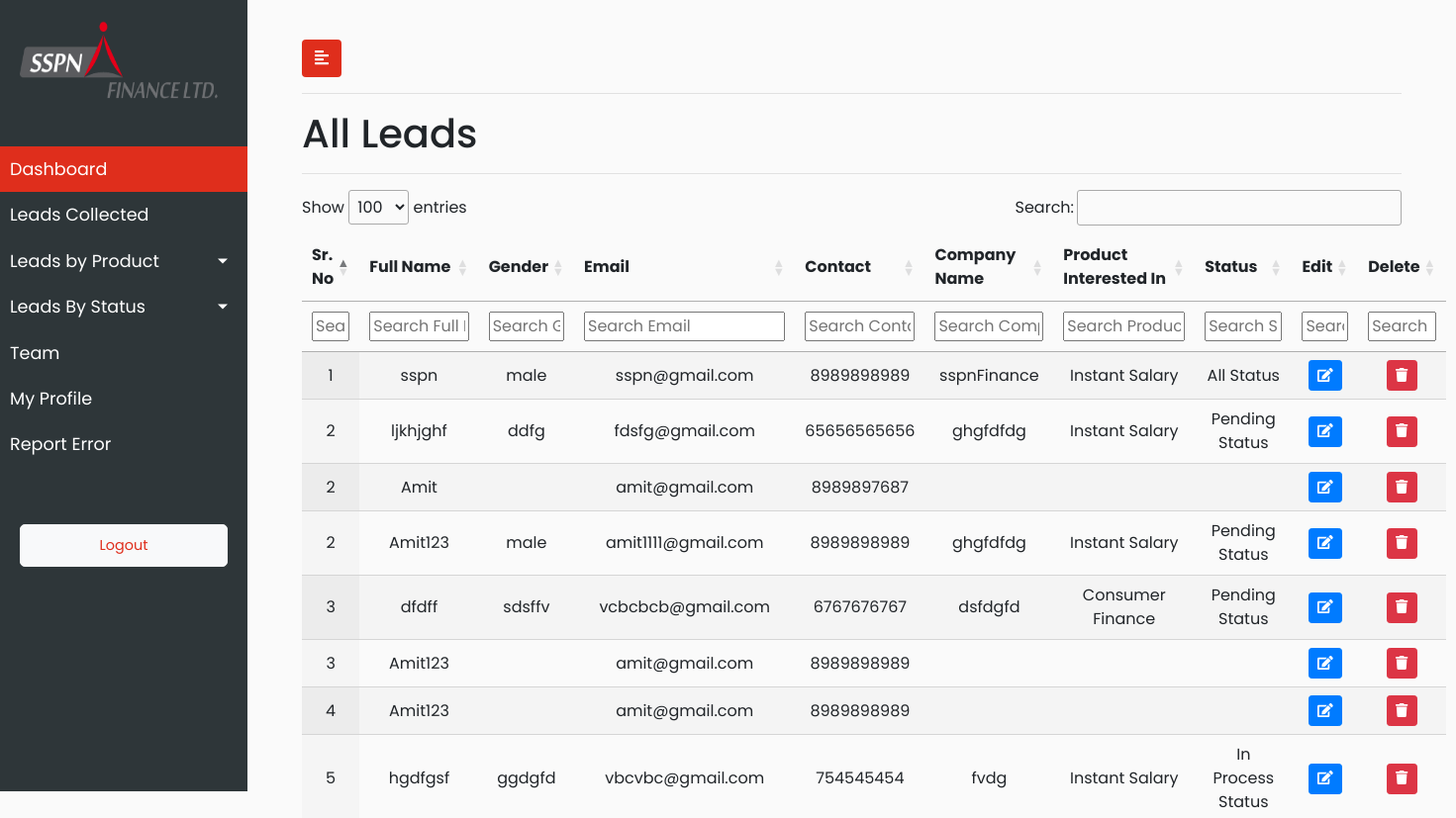
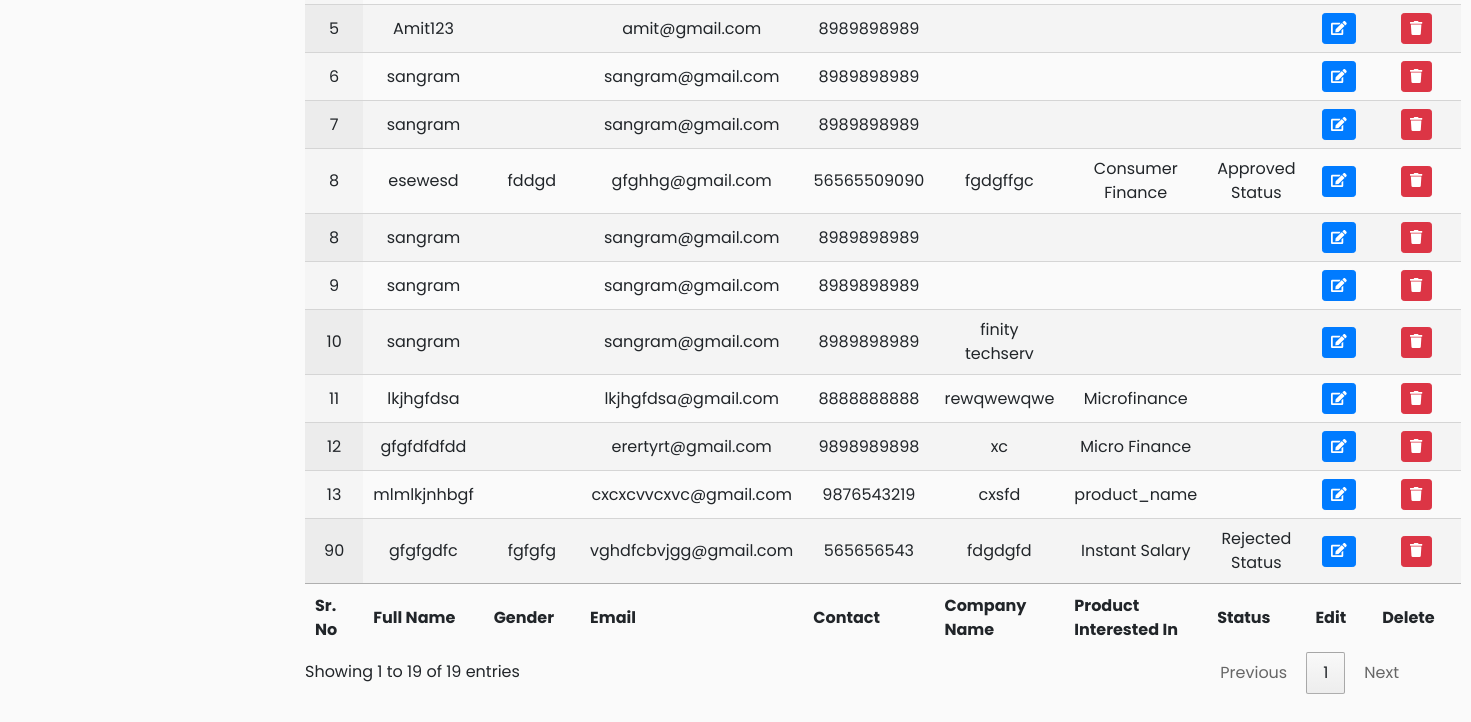
The app's page /leads_collected/, older data (2 pictures, top to bottom).
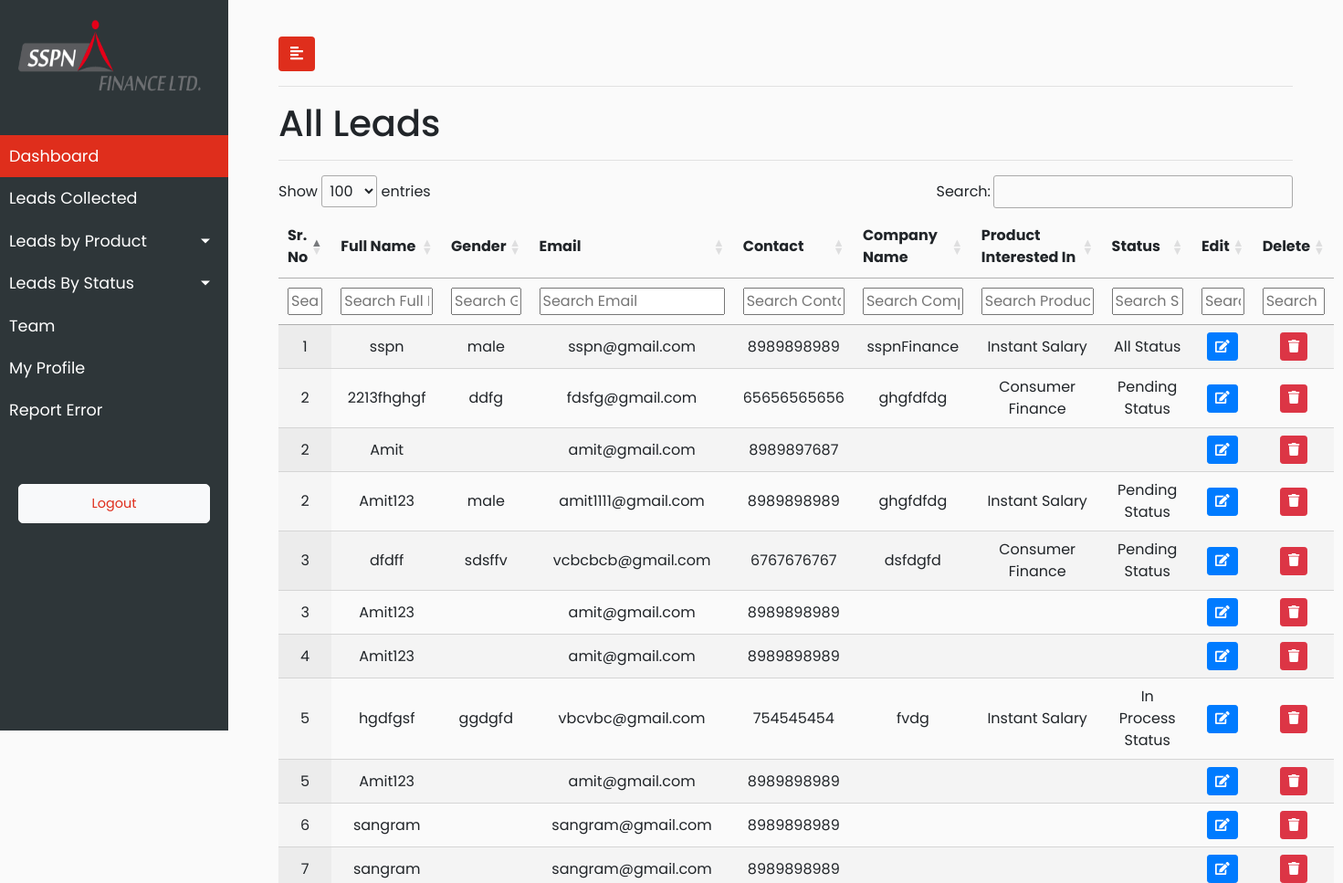
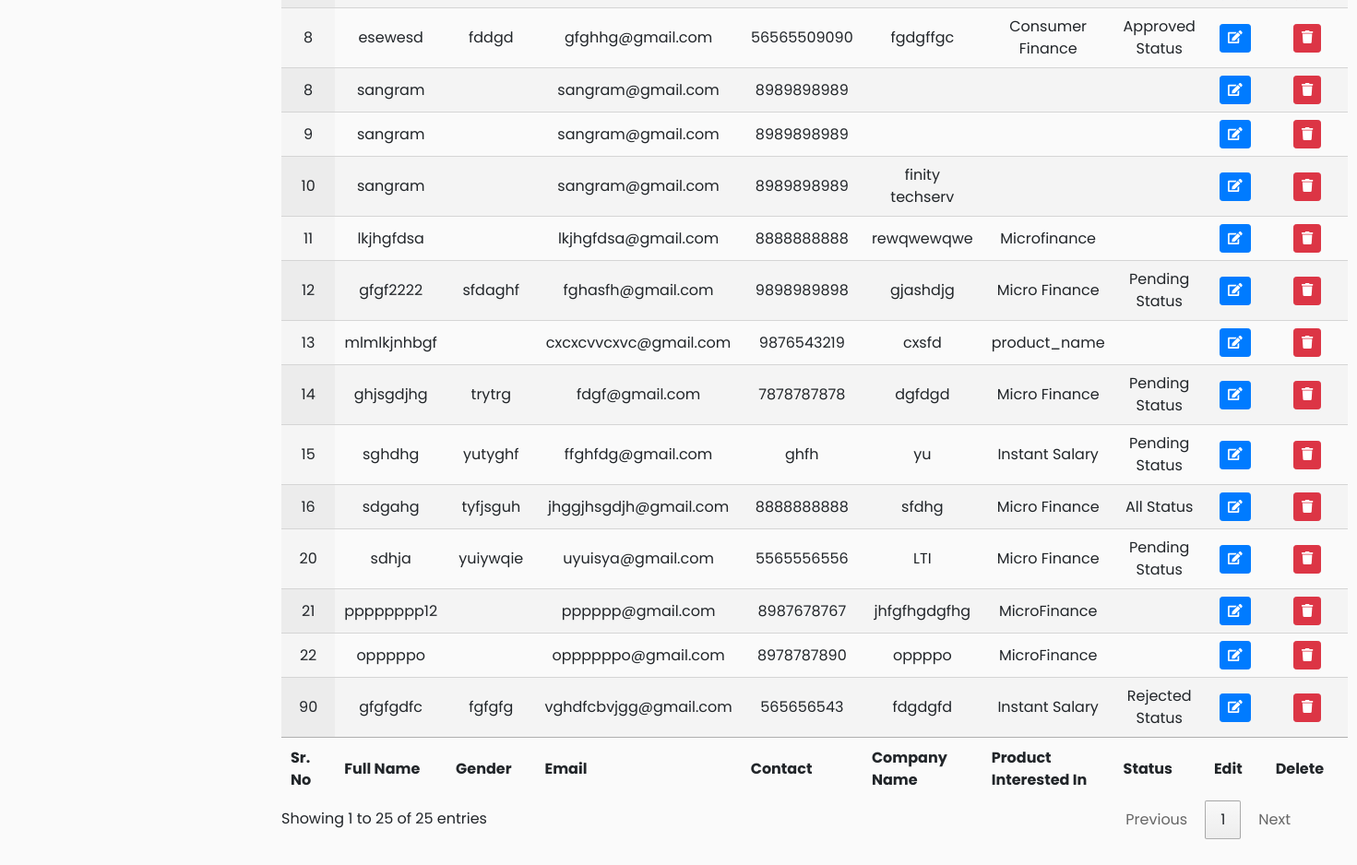
The same page, newer data (2 pictures, top to bottom).
### sspn_lead_manager_app/models.py (models this page shows, shortened)
class AllLeads(models.Model):
        city_choices=(('Mumbai','Mumbai'),
        ('Delhi','Delhi'),
        ('Banglore','Banglore'),
        ('Pune','Pune'),
        ('Ahmedabad','Ahmedabad'),
        ('Other','Other'))
        profession_type_choices=(('Salaried','Salaried'),
                        ('Business','Business'),
                        ('Self Employed','Self Employed'),
                        ('Other','Other'))
        product_type_choices=(('Micro Finance','Micro Finance'),
                        ('Instant Salary','Instant Salary'),
                        ('Consumer Finance','Consumer Finance'))
        status_type_choices=(('All Status','All Status'),
                        ('Pending Status','Pending Status'),
                        ('In Process Status','In Process Status'),
                        ('Approved Status','Approved Status'),
                        ('Rejected Status','Rejected Status'))
        def sr_number_genrator():
                latest_object = AllLeads.objects.latest('date_of_entry')
                latest_sr_no = latest_object.sr_no
                if latest_object == None:
                        return 1
                else:
                        return (latest_sr_no+1)
        sr_no = models.IntegerField(default=sr_number_genrator)
        full_name = models.CharField(max_length=920)
        gender = models.CharField(max_length=920,blank=True)
        email = models.EmailField(max_length=920)
        contact = models.CharField(max_length=12,blank=True)
        company_name = models.CharField(max_length=920,blank=True)
        product_interested_in = models.CharField(choices=product_type_choices,max_length=920,blank=True)
        status = models.CharField(choices=status_type_choices,max_length=920,blank=True)
        date_of_entry = models.DateTimeField(default=timezone.now, null=True)
        city = models.CharField(choices=city_choices,max_length=920,blank=True)
        profession = models.CharField(choices=profession_type_choices,max_length=920,blank=True)
        class Meta:
            verbose_name_plural = "All Leads Lists"
            verbose_name = "Lead"

### sspn_lead_manager_app/views.py (the view)
# urls.py: path("leads_collected/" , views.leads_collected, name="leads_collected"),
def leads_collected(request):
    leads = AllLeads.objects.all()
    data = {'leads':leads}
    return render(request,'sspn_lead_manager_app/Leads_Collected.html',data)

### sspn_lead_manager_app/templates/sspn_lead_manager_app/Leads_Collected.html (shortened to what this page needs)
{% extends 'sspn_lead_manager_app/base.html' %}
{% load static %}
{% block stylesheets %}
<link rel="stylesheet" href="//cdn.datatables.net/1.10.19/css/jquery.dataTables.min.css">
{% endblock stylesheets %}
{% block content %}
<h1>All Leads</h1>
<hr>
<div>
{% if leads %}
    <table id="test_table" class="display" style="width: 100%">
        <thead>
            <tr>
                <th scope="col">Sr. No</th>
                <th scope="col">Full Name</th>
                <th scope="col">Gender</th>
                <th scope="col">Email</th>
                <th scope="col">Contact</th>
                <th scope="col">Company Name</th>
                <th scope="col">Product Interested In</th>
                <th scope="col">Status</th>
                <th scope="col">Edit</th>
                <th scope="col">Delete</th>
            </tr>
            <tr>
                <th>Sr. No</th>
                <th>Full Name</th>
                <th>Gender</th>
                <th>Email</th>
                <th>Contact</th>
                <th>Company Name</th>
                <th>Product Interested In</th>
                <th>Status</th>
                <th>Edit</th>
                <th>Delete</th>
            </tr>
        </thead>
        <tbody>
        {% for lead in leads %}
            <tr>
                <td>{{ lead.sr_no }}</td>
                <td>{{ lead.full_name }}</td>
                <td>{{ lead.gender }}</td>
                <td>{{ lead.email }}</td>
                <td>{{ lead.contact }}</td>
                <td>{{ lead.company_name }}</td>
                <td>{{ lead.product_interested_in }}</td>
                <td>{{ lead.status }}</td>
                <td>
                            <button type="button" class="update-lead btn btn-sm btn-primary" data-id="{% url 'sspn_lead_manager_app:leads_update' lead.pk %}">
                                <span class="fa fa-edit"></span>
                            </button>
                        </td>
                        <td>
                            <button type="button" class="delete-lead btn btn-sm btn-danger" data-id="{% url 'sspn_lead_manager_app:leads_delete' lead.pk %}">
                                <span class="fa fa-trash"></span>
                            </button>
                        </td>
            </tr>
            {% endfor %}
            </tbody>
        <tfoot>
            <tr>
                <th>Sr. No</th>
                <th>Full Name</th>
                <th>Gender</th>
                <th>Email</th>
                <th>Contact</th>
                <th>Company Name</th>
                <th>Product Interested In</th>
                <th>Status</th>
                <th>Edit</th>
                <th>Delete</th>
            </tr>
        </tfoot>
    </table>
    {% else %}
            <p class="no-leads text-primary">No entry added yet.</p>
    {% endif %}
        </div>
{% endblock %}

### sspn_lead_manager_app/templates/sspn_lead_manager_app/base.html (shortened to what this page needs)
<!DOCTYPE html>
<html>
{% load static %}
<head>
    <link rel="stylesheet" href="https://stackpath.bootstrapcdn.com/bootstrap/4.1.0/css/bootstrap.min.css">
    <link rel="stylesheet" href="{% static 'sspn_lead_manager_app/css/style.css' %}">
    <link rel="stylesheet" href="https://cdnjs.cloudflare.com/ajax/libs/malihu-custom-scrollbar-plugin/3.1.5/jquery.mCustomScrollbar.min.css">
    {% block stylesheets %}
    {% endblock stylesheets %}
</head>
<body>
    <div class="wrapper">
        <nav id="sidebar">
            <div class="sidebar-header">
                <h4><img src="{% static 'sspn_lead_manager_app/img/logo_sspn.png' %}" style="height:80px;width: 200px"></h4>
            </div>
            <ul class="list-unstyled components">
                <li class="active">
                    <a href="{% url 'sspn_lead_manager_app:index' %}">Dashboard</a>
                </li>
                <li>
                    <a href="{% url 'sspn_lead_manager_app:leads_collected' %}">Leads Collected</a>
                </li>
                <li>
                    <a href="#homeSubmenu" data-toggle="collapse" aria-expanded="false" class="dropdown-toggle">Leads by Product</a>
                </li>
                <li>
                    <a href="#homeSubmenu1" data-toggle="collapse" aria-expanded="false" class="dropdown-toggle">Leads By Status</a>
                </li>
                <li>
                    <a href="{% url 'sspn_lead_manager_app:team_sspn' %}">Team</a>
                </li>
                <li>
                    <a href="{% url 'sspn_lead_manager_app:user_profile' %}">My Profile</a>
                </li>
                <li>
                    <a href="{% url 'sspn_lead_manager_app:report_error' %}">Report Error</a>
                </li>
            </ul>
            <ul class="list-unstyled CTAs">
                <li>
                    <a href="{% url 'sspn_lead_manager_app:login' %}" class="btn btn-light">
                        <font color="#df2e1c">Logout</font>
                    </a>
                </li>
            </ul>
        </nav>
        <div id="content">
            <div class="container-fluid">
                <button type="button" id="sidebarCollapse" class="btn" style="background-color: #df2e1c;color: white">
                    <i class="fas fa-align-left"></i>
                </button>
                <hr>
                {% block content %}
                {% endblock %}
            </div>
        </div>
</div>
</body>
</html>

### sspn_lead_manager_app/static/sspn_lead_manager_app/css/style.css (style rules this page uses)
body { font-family: 'Poppins', sans-serif; background: #fafafa; }
a, a:hover, a:focus { color: inherit; text-decoration: none; transition: all 0.3s; }
.wrapper { display: flex; width: 100%; }
#sidebar { width: 250px; position: fixed; top: 0; left: 0; height: 100vh; z-index: 999; background: #2E3639; color: #fff; transition: all 0.3s; }
#sidebar .sidebar-header { padding: 20px; background: #2E3639; }
#sidebar ul.components { padding: 20px 0; border-bottom: 1px solid #2E3639; }
#sidebar ul li a { padding: 10px; font-size: 1.1em; display: block; }
#sidebar ul li.active>a, a[aria-expanded="true"] { color: #fff; background: #df2e1c; }
a[data-toggle="collapse"] { position: relative; }
.dropdown-toggle::after { display: block; position: absolute; top: 50%; right: 20px; transform: translateY(-50%); }
ul.CTAs { padding: 20px; }
ul.CTAs a { text-align: center; font-size: 0.9em !important; display: block; border-radius: 5px; margin-bottom: 5px; }
#content { width: calc(100% - 250px); padding: 40px; min-height: 100vh; transition: all 0.3s; position: absolute; top: 0; right: 0; }
#test_table { text-align: center; }

Row changes from the older to the newer data that the page shows:
changed AllLeads "ddfg": full_name "ljkhjghf" → "2213fhghgf"; product_interested_in "Instant Salary" → "Consumer Finance"
changed AllLeads: full_name "gfgfdfdfdd" → "gfgf2222"; gender (not shown) → "sfdaghf"; email "erertyrt@gmail.com" → "fghasfh@gmail.com"; company_name "xc" → "gjashdjg"; status (not shown) → "Pending Status"
added AllLeads: sr_no "14", full_name "ghjsgdjhg", gender "trytrg", email "fdgf@gmail.com", contact "7878787878", company_name "dgfdgd", product_interested_in "Micro Finance", status "Pending Status"
added AllLeads: sr_no "15", full_name "sghdhg", gender "yutyghf", email "ffghfdg@gmail.com", contact "ghfh", company_name "yu", product_interested_in "Instant Salary", status "Pending Status"
added AllLeads: sr_no "16", full_name "sdgahg", gender "tyfjsguh", email "jhggjhsgdjh@gmail.com", contact "8888888888", company_name "sfdhg", product_interested_in "Micro Finance", status "All Status"
added AllLeads: sr_no "20", full_name "sdhja", gender "yuiywqie", email "uyuisya@gmail.com", contact "5565556556", company_name "LTI", product_interested_in "Micro Finance", status "Pending Status"
added AllLeads: sr_no "21", full_name "pppppppp12", email "pppppp@gmail.com", contact "8987678767", company_name "jhfgfhgdgfhg", product_interested_in "MicroFinance"
added AllLeads: sr_no "22", full_name "opppppo", email "oppppppo@gmail.com", contact "8978787890", company_name "oppppo", product_interested_in "MicroFinance"
Text that changed along with them:
text written by a page script: "Show entries Search: Showing 1 to 19 of 19 entries Previous 1 Next" → "Show entries Search: Showing 1 to 25 of 25 entries Previous 1 Next"
